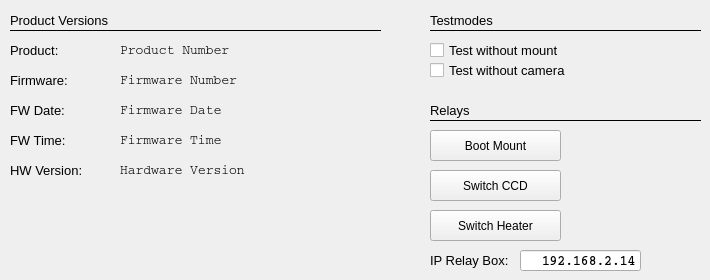
   <widget class="QWidget" name="tab">
    <attribute name="title">
     <string>Version</string>
    </attribute>
    <widget class="QLabel" name="firmwareProductName_6">
     <property name="geometry">
      <rect>
       <x>10</x>
       <y>160</y>
       <width>101</width>
       <height>21</height>
      </rect>
     </property>
     <property name="font">
      <font>
       <pointsize>10</pointsize>
      </font>
     </property>
     <property name="text">
      <string>HW Version:</string>
     </property>
    </widget>
    <widget class="QLabel" name="le_firmwareTime">
     <property name="geometry">
      <rect>
       <x>120</x>
       <y>130</y>
       <width>191</width>
       <height>21</height>
      </rect>
     </property>
     <property name="font">
      <font>
       <family>Courier</family>
       <pointsize>10</pointsize>
      </font>
     </property>
     <property name="text">
      <string>Firmware Time</string>
     </property>
    </widget>
    <widget class="QLabel" name="le_hardwareVersion">
     <property name="geometry">
      <rect>
       <x>120</x>
       <y>160</y>
       <width>201</width>
       <height>21</height>
      </rect>
     </property>
     <property name="font">
      <font>
       <family>Courier</family>
       <pointsize>10</pointsize>
      </font>
     </property>
     <property name="text">
      <string>Hardware Version</string>
     </property>
    </widget>
    <widget class="QLabel" name="le_firmwareProductName">
     <property name="geometry">
      <rect>
       <x>120</x>
       <y>40</y>
       <width>191</width>
       <height>21</height>
      </rect>
     </property>
     <property name="font">
      <font>
       <family>Courier</family>
       <pointsize>10</pointsize>
      </font>
     </property>
     <property name="text">
      <string>Product Number</string>
     </property>
    </widget>
    <widget class="QLabel" name="firmwareProductName_5">
     <property name="geometry">
      <rect>
       <x>10</x>
       <y>130</y>
       <width>101</width>
       <height>21</height>
      </rect>
     </property>
     <property name="font">
      <font>
       <pointsize>10</pointsize>
      </font>
     </property>
     <property name="text">
      <string>FW Time:</string>
     </property>
    </widget>
    <widget class="QLabel" name="firmwareProductName_4">
     <property name="geometry">
      <rect>
       <x>10</x>
       <y>100</y>
       <width>101</width>
       <height>21</height>
      </rect>
     </property>
     <property name="font">
      <font>
       <pointsize>10</pointsize>
      </font>
     </property>
     <property name="text">
      <string>FW Date:</string>
     </property>
    </widget>
    <widget class="QLabel" name="le_firmwareNumber">
     <property name="geometry">
      <rect>
       <x>120</x>
       <y>70</y>
       <width>191</width>
       <height>21</height>
      </rect>
     </property>
     <property name="font">
      <font>
       <family>Courier</family>
       <pointsize>10</pointsize>
      </font>
     </property>
     <property name="text">
      <string>Firmware Number</string>
     </property>
    </widget>
    <widget class="QLabel" name="firmwareProductName_2">
     <property name="geometry">
      <rect>
       <x>10</x>
       <y>40</y>
       <width>101</width>
       <height>21</height>
      </rect>
     </property>
     <property name="font">
      <font>
       <pointsize>10</pointsize>
      </font>
     </property>
     <property name="text">
      <string>Product:</string>
     </property>
    </widget>
    <widget class="QLabel" name="le_firmwareDate">
     <property name="geometry">
      <rect>
       <x>120</x>
       <y>100</y>
       <width>191</width>
       <height>21</height>
      </rect>
     </property>
     <property name="font">
      <font>
       <family>Courier</family>
       <pointsize>10</pointsize>
      </font>
     </property>
     <property name="text">
      <string>Firmware Date</string>
     </property>
    </widget>
    <widget class="QLabel" name="firmwareProductName_3">
     <property name="geometry">
      <rect>
       <x>10</x>
       <y>70</y>
       <width>101</width>
       <height>21</height>
      </rect>
     </property>
     <property name="font">
      <font>
       <pointsize>10</pointsize>
      </font>
     </property>
     <property name="text">
      <string>Firmware:</string>
     </property>
    </widget>
    <widget class="Line" name="line_6">
     <property name="geometry">
      <rect>
       <x>10</x>
       <y>20</y>
       <width>371</width>
       <height>21</height>
      </rect>
     </property>
     <property name="font">
      <font>
       <pointsize>10</pointsize>
      </font>
     </property>
     <property name="frameShadow">
      <enum>QFrame::Plain</enum>
     </property>
     <property name="orientation">
      <enum>Qt::Horizontal</enum>
     </property>
    </widget>
    <widget class="QLabel" name="label_56">
     <property name="geometry">
      <rect>
       <x>10</x>
       <y>10</y>
       <width>161</width>
       <height>21</height>
      </rect>
     </property>
     <property name="font">
      <font>
       <pointsize>10</pointsize>
      </font>
     </property>
     <property name="text">
      <string>Product Versions</string>
     </property>
    </widget>
    <widget class="QCheckBox" name="checkTestWithoutMount">
     <property name="geometry">
      <rect>
       <x>430</x>
       <y>40</y>
       <width>151</width>
       <height>20</height>
      </rect>
     </property>
     <property name="font">
      <font>
       <pointsize>10</pointsize>
      </font>
     </property>
     <property name="toolTip">
      <string>if checked, no mount is necessary for test runs, no slew commands</string>
     </property>
     <property name="text">
      <string>Test without mount</string>
     </property>
    </widget>
    <widget class="QCheckBox" name="checkTestWithoutCamera">
     <property name="geometry">
      <rect>
       <x>430</x>
       <y>60</y>
       <width>151</width>
       <height>20</height>
      </rect>
     </property>
     <property name="font">
      <font>
       <pointsize>10</pointsize>
      </font>
     </property>
     <property name="toolTip">
      <string>no pictures are taken, but fetched from directory with test data</string>
     </property>
     <property name="text">
      <string>Test without camera</string>
     </property>
    </widget>
    <widget class="Line" name="line_30">
     <property name="geometry">
      <rect>
       <x>430</x>
       <y>20</y>
       <width>271</width>
       <height>21</height>
      </rect>
     </property>
     <property name="frameShadow">
      <enum>QFrame::Plain</enum>
     </property>
     <property name="orientation">
      <enum>Qt::Horizontal</enum>
     </property>
    </widget>
    <widget class="QPushButton" name="btn_switchHeater">
     <property name="geometry">
      <rect>
       <x>430</x>
       <y>210</y>
       <width>131</width>
       <height>31</height>
      </rect>
     </property>
     <property name="toolTip">
      <string>Switches power supply of dew heater </string>
     </property>
     <property name="text">
      <string>Switch Heater</string>
     </property>
    </widget>
    <widget class="QPushButton" name="btn_switchCCD">
     <property name="geometry">
      <rect>
       <x>430</x>
       <y>170</y>
       <width>131</width>
       <height>31</height>
      </rect>
     </property>
     <property name="toolTip">
      <string>Switches Power supply of CCD Camera</string>
     </property>
     <property name="text">
      <string>Switch CCD</string>
     </property>
    </widget>
    <widget class="Line" name="line_31">
     <property name="geometry">
      <rect>
       <x>430</x>
       <y>110</y>
       <width>271</width>
       <height>21</height>
      </rect>
     </property>
     <property name="frameShadow">
      <enum>QFrame::Plain</enum>
     </property>
     <property name="orientation">
      <enum>Qt::Horizontal</enum>
     </property>
    </widget>
    <widget class="QPushButton" name="btn_bootMount">
     <property name="geometry">
      <rect>
       <x>430</x>
       <y>130</y>
       <width>131</width>
       <height>31</height>
      </rect>
     </property>
     <property name="toolTip">
      <string>Boots the mount via Relay switch</string>
     </property>
     <property name="text">
      <string>Boot Mount</string>
     </property>
    </widget>
    <widget class="QLabel" name="label_95">
     <property name="geometry">
      <rect>
       <x>430</x>
       <y>10</y>
       <width>161</width>
       <height>21</height>
      </rect>
     </property>
     <property name="font">
      <font>
       <pointsize>10</pointsize>
      </font>
     </property>
     <property name="text">
      <string>Testmodes</string>
     </property>
    </widget>
    <widget class="QLabel" name="label_96">
     <property name="geometry">
      <rect>
       <x>430</x>
       <y>100</y>
       <width>161</width>
       <height>21</height>
      </rect>
     </property>
     <property name="font">
      <font>
       <pointsize>10</pointsize>
      </font>
     </property>
     <property name="text">
      <string>Relays</string>
     </property>
    </widget>
    <widget class="QLineEdit" name="le_ipRelaybox">
     <property name="geometry">
      <rect>
       <x>520</x>
       <y>250</y>
       <width>121</width>
       <height>21</height>
      </rect>
     </property>
     <property name="font">
      <font>
       <family>Courier</family>
       <pointsize>10</pointsize>
       <weight>75</weight>
       <bold>true</bold>
      </font>
     </property>
     <property name="mouseTracking">
      <bool>false</bool>
     </property>
     <property name="focusPolicy">
      <enum>Qt::NoFocus</enum>
     </property>
     <property name="acceptDrops">
      <bool>false</bool>
     </property>
     <property name="toolTip">
      <string>IP Adress of relay switch</string>
     </property>
     <property name="layoutDirection">
      <enum>Qt::RightToLeft</enum>
     </property>
     <property name="text">
      <string>192.168.2.14</string>
     </property>
     <property name="alignment">
      <set>Qt::AlignRight|Qt::AlignTrailing|Qt::AlignVCenter</set>
     </property>
     <property name="readOnly">
      <bool>true</bool>
     </property>
    </widget>
    <widget class="QLabel" name="label_97">
     <property name="geometry">
      <rect>
       <x>430</x>
       <y>250</y>
       <width>81</width>
       <height>21</height>
      </rect>
     </property>
     <property name="font">
      <font>
       <pointsize>10</pointsize>
      </font>
     </property>
     <property name="text">
      <string>IP Relay Box:</string>
     </property>
    </widget>
   </widget>
